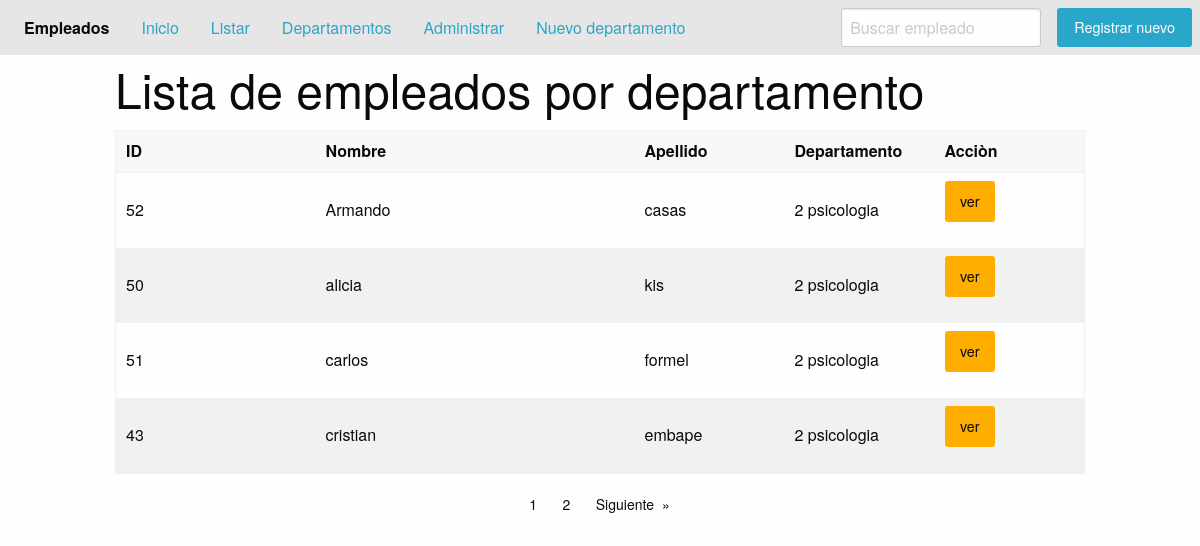
Page /empleadoxdep/sico/ on the earlier database version.
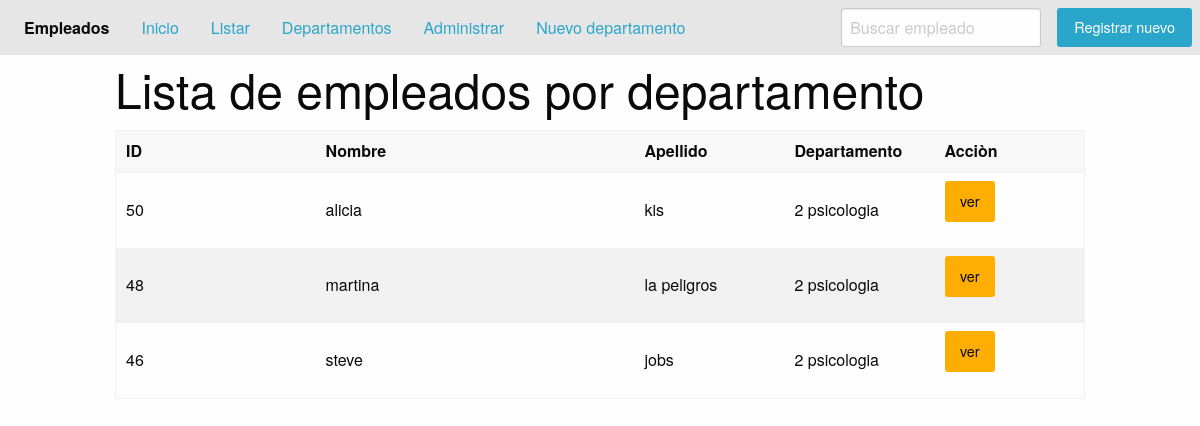
Same page on the later database version.
### aplications/employees/models.py (models this page shows, shortened)
class Employee(models.Model):
    JOB_CHOICES = (
        ('0', 'CONTADOR'),
        ('1', 'ADMINISTRADOR'),
        ('2', 'ECONOMISTA'),
        ('3', 'OTRO'),
    )
    first_name = models.CharField('Nombre', max_length=60)
    last_name = models.CharField('apellido', max_length=60)
    full_name = models.CharField('NombreCompleto', max_length=150, blank=True)
    job = models.CharField('ocupaciòn', max_length=1, choices=JOB_CHOICES)
    department = models.ForeignKey(Department, on_delete=models.CASCADE)
    avatar = models.ImageField(upload_to='empleado', blank=True, null=True)
    skills = models.ManyToManyField(Skill)
    class Meta:
        db_table = 'empleado'
        verbose_name = 'empleado'
        verbose_name_plural = 'Empleado de la empresa'
        ordering = ['first_name', 'last_name']

### aplications/departments/models.py (models this page shows)
class Department(models.Model):
    name = models.CharField('Nombre', max_length=50)
    short_name = models.CharField(
        'Nombre corto', max_length=20)
    anulate = models.BooleanField('Anulado', default=False)
    class Meta:
        db_table = 'Department'
        verbose_name = 'Departamento'
        verbose_name_plural = 'Areas de la empresa'
        ordering = ['name']
        unique_together = ('name',)
    def __str__(self):
        return f'{self.id} {self.name}'

### aplications/employees/views.py (the view)
class EmployeeByDepartment(ListView):
    template_name = 'employee/list_by_department.html'
    context_object_name = 'employee'
    paginate_by = 4
    def get_queryset(self):
        parameter = self.kwargs['shorname']
        list_employee = Employee.objects.filter(
            department__short_name=parameter)
        return list_employee

### templates/employee/list_by_department.html (shortened to what this page needs)
{% extends 'base.html' %}
{% block body %}
{% include "includes/header.html" %}
<div class="grid-container">
  <div class="grid-x">
    <h1 class="cell small-12 large-12">Lista de empleados por departamento</h1>
    <div class="cell">
      <table class="stack">
        <thead>
          <tr>
            <th width="200">ID</th>
            <th>Nombre</th>
            <th width="150">Apellido</th>
            <th width="150">Departamento</th>
            <th width="150">Acciòn</th>
          </tr>
        </thead>
        <tbody>
          {% for e in employee %}
          <tr>
            <td>{{ e.id }}</td>
            <td>{{ e.first_name }}</td>
            <td>{{ e.last_name }}</td>
            <td>{{ e.department }}</td>
            <td>
              <a class="button warning" href="{% url 'employee_app:detalle' e.id %}">ver</a>
            </td>
          </tr>
          {% endfor %}
        </tbody>
      </table>
    </div>
    <div class="cell">
      {% if is_paginated %}
      <nav aria-label="Pagination">
        <ul class="pagination text-center">
          {% for pagina in page_obj.paginator.page_range %}
          <li><a href="?page={{ pagina }}">{{ pagina }}</a></li>
          {% endfor %}
          {% if page_obj.has_next %}
          <li class="pagination-next">
            <a href="?page={{page_obj.next_page_number}}">Siguiente</a>
          </li>
          {% endif%}
        </ul>
      </nav>
      {% endif %}
    </div>
  </div>
</div>
{% endblock body %}

### templates/base.html (shortened to what this page needs)
{% load static %}
<html lang="en">
  <head>
    <link
      rel="stylesheet"
      href="{% static 'css/foundation/foundation.min.css'%}"
    />
  </head>
  <body>
    {% block body %}{% endblock body %}
  </body>
</html>

### templates/includes/header.html
<div class="top-bar">
  <div class="top-bar-left">
    <ul class="dropdown menu" data-dropdown-menu>
      <li class="menu-text">Empleados</li>
      <li><a href="{% url 'employee_app:index' %}">Inicio</a></li>
      <li>
        <a href="{% url 'employee_app:listar' %}">Listar</a>
      </li>
      <li><a href="{% url 'department_app:list_department' %}">Departamentos</a></li>
      <li><a href="{% url 'employee_app:list_admin' %}">Administrar</a></li>
      <li><a href="{% url 'department_app:custom_form' %}">Nuevo departamento</a></li>
    </ul>
  </div>
  <div class="top-bar-right">
    <ul class="menu">
      <li><input type="search" placeholder="Buscar empleado" /></li>
      <li><a class="button" href="{% url 'employee_app:create_employee' %}">Registrar nuevo</a></li>
    </ul>
  </div>
</div>

Differences in the rows shown:
removed Employee: id "52", first_name "Armando", last_name "casas", department "2 psicologia"
removed Employee: id "51", first_name "carlos", last_name "formel", department "2 psicologia"
removed Employee: id "43", first_name "cristian", last_name "embape", department "2 psicologia"
now on this page (row unchanged): Employee: id "48", first_name "martina", last_name "la peligros", department "2 psicologia"
now on this page (row unchanged): Employee: id "46", first_name "steve", last_name "jobs", department "2 psicologia"
Other differences:
list line gone: "1"
list line gone: "2"
text no longer shown: "Siguiente"
